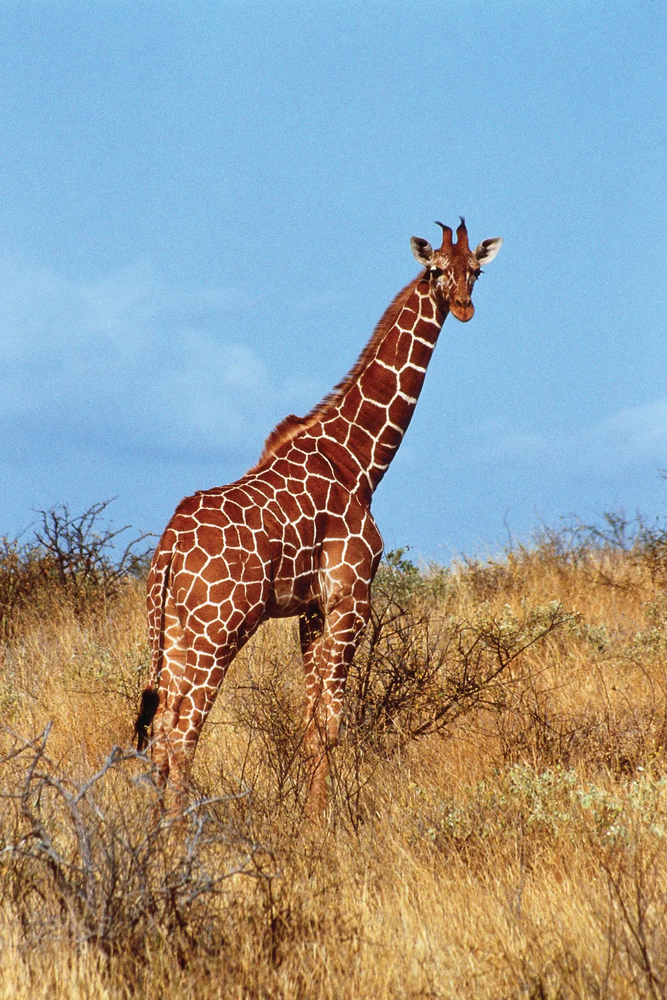
#> input picture 05-OpenCV/data/giraffe-Kenya.png, 667 x 1000 px, shrunk from 1067 x 1600 before the run
$ jupyter execute 14-hist_equalization.ipynb
#> lines starting #> are read from the running program, lines starting #| are printed output that depends on the picture
[cell 1]
import cv2
import numpy as np
import matplotlib.pyplot as plt

[cell 2]
img = cv2.imread('./data/giraffe-Kenya.png')
#> img is the input picture: shape (1000, 667, 3); mean B, G, R 152, 154.5, 150.9

if img is None:
    print("Issue with image loading.")
else:
    print("Image loaded successfully.")

[cell 3]
img_rgb = cv2.cvtColor(img, cv2.COLOR_BGR2RGB)
img_g = cv2.cvtColor(img, cv2.COLOR_BGR2GRAY)
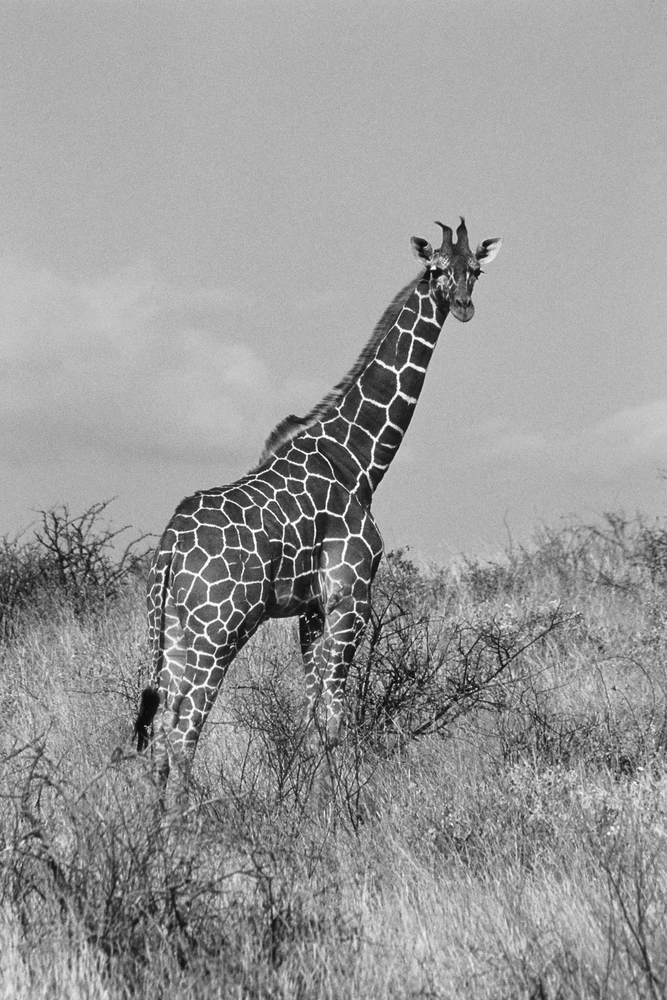
#> img_g: shape (1000, 667); min 8, max 255, mean 153.2

[cell 4]
img_g.shape, img_g.flatten().shape
#> Out = ((1000, 667), (667000,))

### On GRAY-SCALE image

[cell 5]
plt.imshow(img_g, 'gray')

[cell 6]
org_hist, bins = np.histogram(img_g.flatten(), bins=256, range=[0, 256])
#> org_hist = 256 values, max 25982 at index 178, min 0 at index 0, mean 2605.5; bins = 257 values from 0 to 256
plt.plot(org_hist, color='blue')
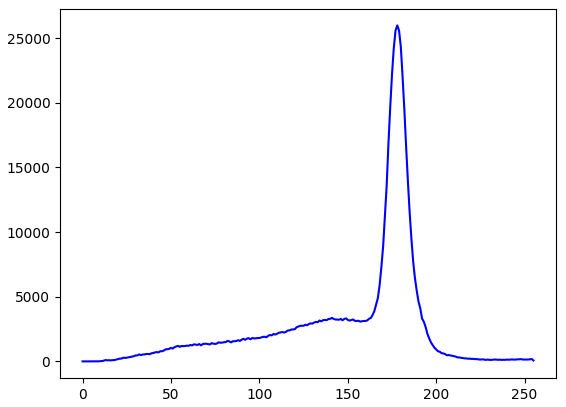
#> figure drawn by matplotlib, 1 panel; curve peaks at x = 178, y = 25982

[cell 7]
# Histogram equalized gray scale
equalized_img_g = cv2.equalizeHist(img_g)
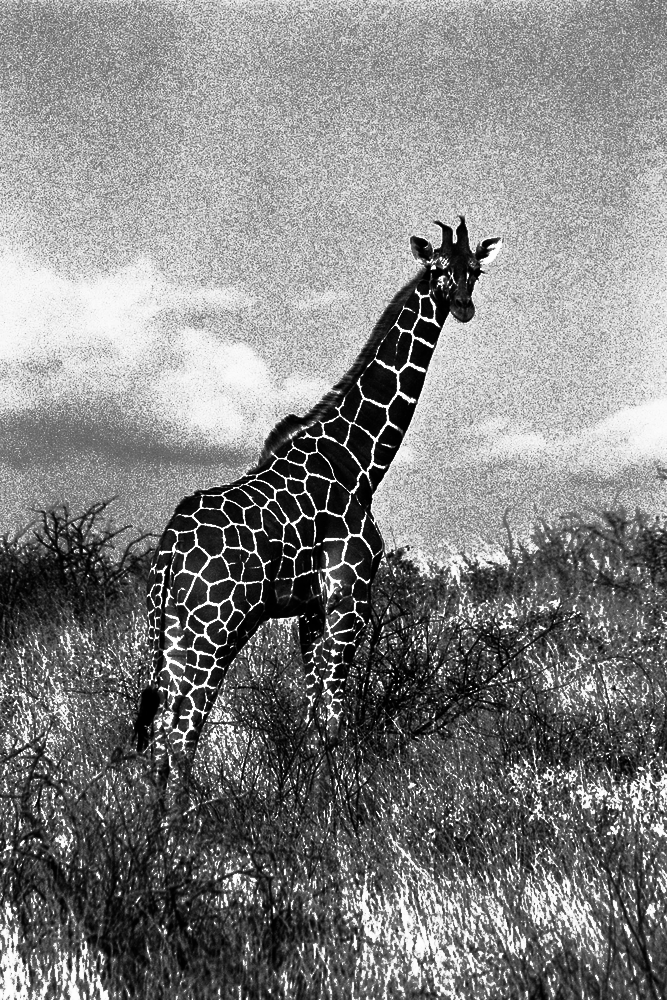
#> equalized_img_g: shape (1000, 667); min 0, max 255, mean 129.6
plt.imshow(equalized_img_g, 'grey')

[cell 8]
equalized_hist, bins = np.histogram(equalized_img_g.flatten(), bins=256, range=[0, 256])
#> equalized_hist = 256 values, max 25982 at index 178, min 0 at index 60, mean 2605.5
plt.plot(equalized_hist, color='blue')
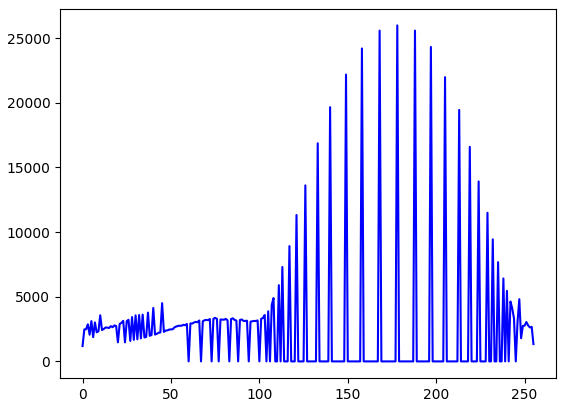
#> figure drawn by matplotlib, 1 panel; curve peaks at x = 178, y = 25982

[cell 9]
plt.figure(figsize=(15,8))

plt.subplot(2,2,1)
plt.imshow(img_g, 'grey')
plt.title("Original image")
plt.axis('off')

plt.subplot(2,2,3)
plt.imshow(equalized_img_g, 'grey')
plt.title("Equalized image")
plt.axis('off')

plt.subplot(2,2,2)
plt.plot(org_hist, color='blue')
plt.title("Original image histogram")

plt.subplot(2,2,4)
plt.plot(equalized_hist, color='green')
plt.title("Equalized image histogram")

plt.suptitle("Equalization on grey scaled image", weight='bold', size=12)
plt.tight_layout()

plt.savefig("./output/Image equlization grayscale.png")
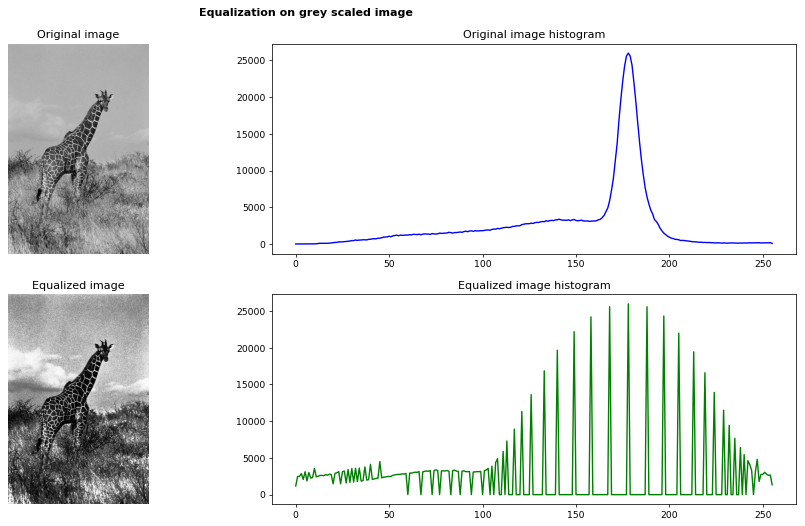
#> figure drawn by matplotlib, 4 panels; panel 3: curve peaks at x = 178, y = 25982; panel 4: curve peaks at x = 178, y = 25982
plt.show()

### On RGB image

We cannot use the above method on RGB channels. We use channels like `LAB` and `YUV`.

**$\underline{LAB}$**
| Channel | Meaning | Description |
|---|---|---|
| **L** | Lightness | Ranges from black to white. |
| **A** | Green–Red | Negative values indicate green; positive values indicate red. |
| **B** | Blue–Yellow | Negative values indicate blue; positive values indicate yellow. |


**$\underline{YUV}$**
| Channel | Meaning | Description |
|---|---|---|
| **Y** | Luma | Represents brightness information. |
| **U** | Blue projection | Represents a blue-related color difference. |
| **V** | Red projection | Represents a red-related color difference. |

[cell 10]
img_yuv = cv2.cvtColor(img, cv2.COLOR_BGR2YUV)
#> img_yuv: shape (1000, 667, 3); mean of channels 0, 1, 2 153.2, 127.5, 126
yuv_hist, bins = np.histogram(img_yuv.flatten(), bins=256, range=[0, 256])
#> yuv_hist = 256 values, max 98208 at index 153, min 0 at index 0, mean 7816.4
plt.plot(yuv_hist, color='blue')
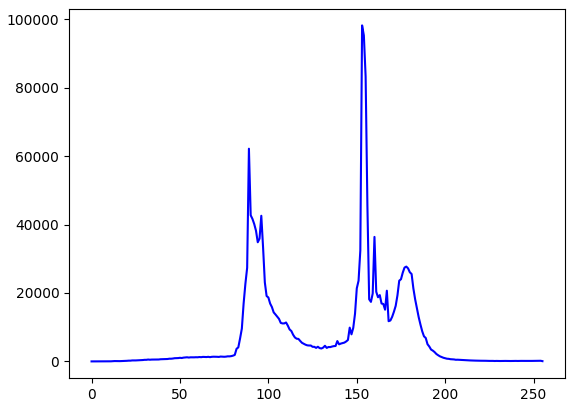
#> figure drawn by matplotlib, 1 panel; curve peaks at x = 153, y = 98208

[cell 11]
# Equalize only on the first channel (Y channel)
img_yuv[:,:,0] = cv2.equalizeHist(img_yuv[:,:,0])
#> img_yuv: shape (1000, 667, 3); mean of channels 0, 1, 2 129.6, 127.5, 126
equalized_img_rgb = cv2.cvtColor(img_yuv, cv2.COLOR_YUV2RGB)
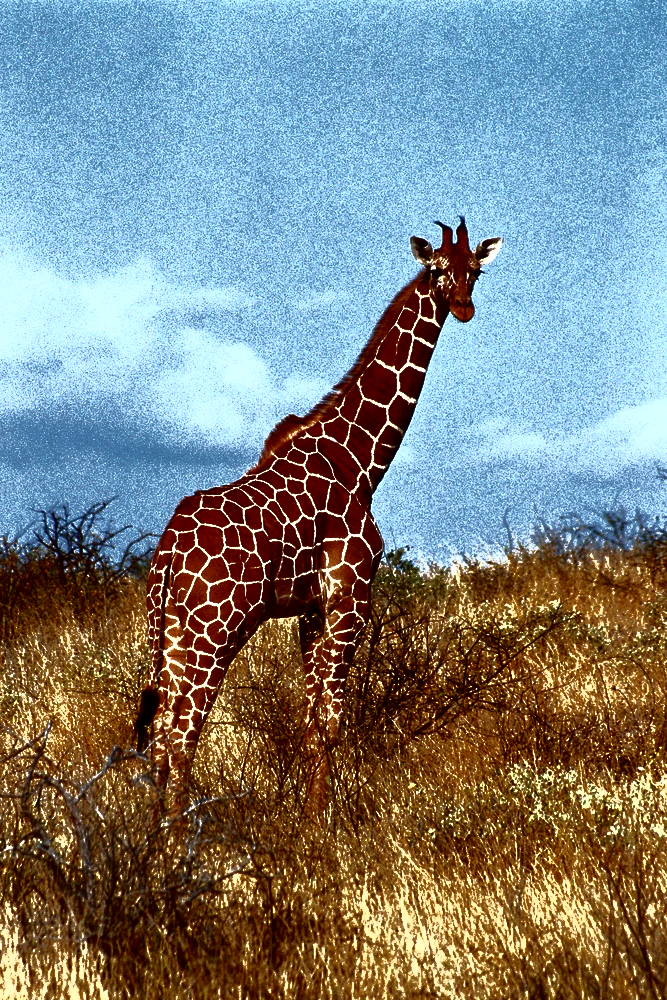
#> equalized_img_rgb: shape (1000, 667, 3); mean R, G, B 126.4, 131.4, 129.3
equalized_yuv_hist, bins = np.histogram(equalized_img_rgb.flatten(), bins=256, range=[0, 256])
#> equalized_yuv_hist = 256 values, max 183077 at index 0, min 1444 at index 220, mean 7816.4
plt.plot(equalized_yuv_hist, color='blue')
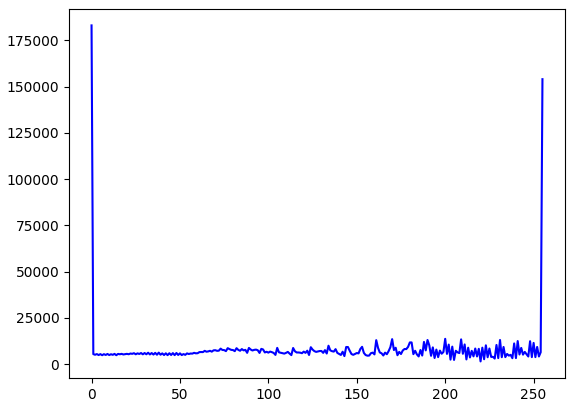
#> figure drawn by matplotlib, 1 panel; curve peaks at x = 0, y = 183077

[cell 12]
plt.figure(figsize=(10,8))

plt.subplot(1,2,1)
plt.imshow(img_rgb, 'grey')
plt.title("Original image")
plt.axis('off')

plt.subplot(1,2,2)
plt.imshow(equalized_img_rgb)
plt.title("Equalized image")
plt.axis('off')

plt.tight_layout()
plt.show()

$ run again, with 05-OpenCV/data/butterfly.jpg saved as 05-OpenCV/data/giraffe-Kenya.png
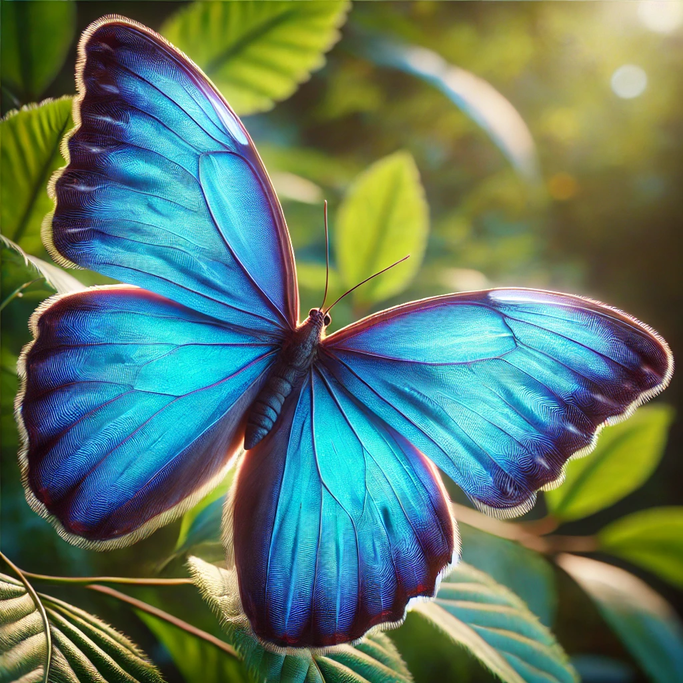
#> input picture 05-OpenCV/data/butterfly.jpg, 683 x 683 px, shrunk from 1024 x 1024 before the run
#> img is the input picture: shape (683, 683, 3); mean B, G, R 102.9, 121.6, 93.2
#> org_hist = 256 values, max 3307 at index 34, min 0 at index 0, mean 1822.2; bins = 257 values from 0 to 256
#> `equalized_img_g = cv2.equalizeHist(img_g)`:
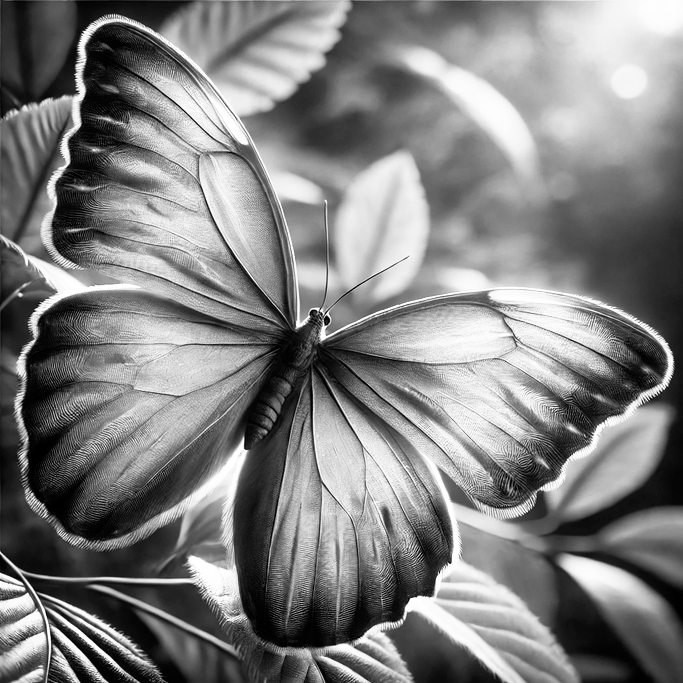
#> equalized_img_g: shape (683, 683); min 0, max 255, mean 128.2
#> equalized_hist = 256 values, max 3352 at index 231, min 0 at index 9, mean 1822.2
#> yuv_hist = 256 values, max 33224 at index 139, min 35 at index 255, mean 5466.7
#> equalized_yuv_hist = 256 values, max 105338 at index 255, min 3429 at index 198, mean 5466.7
#> `[cell 11] # Equalize only on the first channel (Y channel) img_yuv[:,:..`:
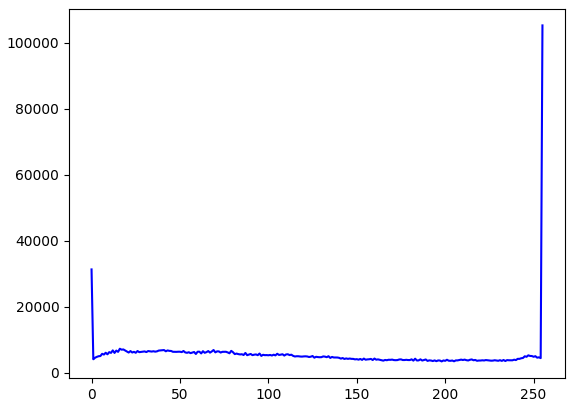
#> figure drawn by matplotlib, 1 panel; curve peaks at x = 255, y = 105338
